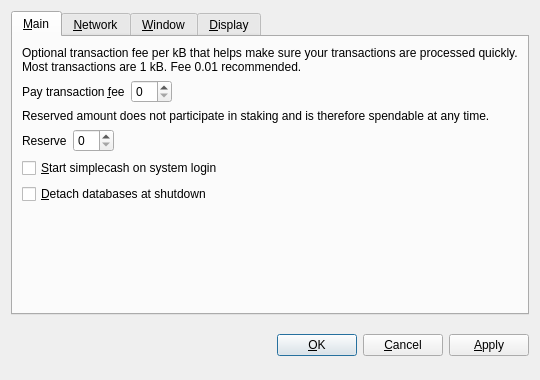
<?xml version="1.0" encoding="UTF-8"?>
<ui version="4.0">
 <class>OptionsDialog</class>
 <widget class="QDialog" name="OptionsDialog">
  <property name="geometry">
   <rect>
    <x>0</x>
    <y>0</y>
    <width>540</width>
    <height>380</height>
   </rect>
  </property>
  <property name="windowTitle">
   <string>Options</string>
  </property>
  <property name="modal">
   <bool>true</bool>
  </property>
  <layout class="QVBoxLayout" name="verticalLayout">
   <item>
    <widget class="QTabWidget" name="tabWidget">
     <property name="tabPosition">
      <enum>QTabWidget::North</enum>
     </property>
     <property name="currentIndex">
      <number>0</number>
     </property>
     <widget class="QWidget" name="tabMain">
      <attribute name="title">
       <string>&amp;Main</string>
      </attribute>
      <layout class="QVBoxLayout" name="verticalLayout_Main">
       <item>
        <widget class="QLabel" name="transactionFeeInfoLabel">
         <property name="text">
          <string>Optional transaction fee per kB that helps make sure your transactions are processed quickly. Most transactions are 1 kB. Fee 0.01 recommended.</string>
         </property>
         <property name="textFormat">
          <enum>Qt::PlainText</enum>
         </property>
         <property name="wordWrap">
          <bool>true</bool>
         </property>
        </widget>
       </item>
       <item>
        <layout class="QHBoxLayout" name="horizontalLayoutFee">
         <item>
          <widget class="QLabel" name="transactionFeeLabel">
           <property name="text">
            <string>Pay transaction &amp;fee</string>
           </property>
           <property name="textFormat">
            <enum>Qt::PlainText</enum>
           </property>
           <property name="buddy">
            <cstring>transactionFee</cstring>
           </property>
          </widget>
         </item>
         <item>
          <widget class="BitcoinAmountField" name="transactionFee"/>
         </item>
         <item>
          <spacer name="horizontalSpacerFee">
           <property name="orientation">
            <enum>Qt::Horizontal</enum>
           </property>
           <property name="sizeHint" stdset="0">
            <size>
             <width>40</width>
             <height>20</height>
            </size>
           </property>
          </spacer>
         </item>
        </layout>
       </item>
       <item>
        <widget class="QLabel" name="reserveBalanceInfoLabel">
         <property name="text">
          <string>Reserved amount does not participate in staking and is therefore spendable at any time.</string>
         </property>
         <property name="textFormat">
          <enum>Qt::PlainText</enum>
         </property>
         <property name="wordWrap">
          <bool>true</bool>
         </property>
        </widget>
       </item>
       <item>
        <layout class="QHBoxLayout" name="horizontalLayoutReserveBalance">
         <item>
          <widget class="QLabel" name="reserveBalanceLabel">
           <property name="text">
            <string>Reserve</string>
           </property>
           <property name="textFormat">
            <enum>Qt::PlainText</enum>
           </property>
           <property name="buddy">
            <cstring>reserveBalance</cstring>
           </property>
          </widget>
         </item>
         <item>
          <widget class="BitcoinAmountField" name="reserveBalance"/>
         </item>
         <item>
          <spacer name="horizontalSpacerReserveBalance">
           <property name="orientation">
            <enum>Qt::Horizontal</enum>
           </property>
           <property name="sizeHint" stdset="0">
            <size>
             <width>40</width>
             <height>20</height>
            </size>
           </property>
          </spacer>
         </item>
        </layout>
       </item>
       <item>
        <widget class="QCheckBox" name="bitcoinAtStartup">
         <property name="toolTip">
          <string>Automatically start simplecash after logging in to the system.</string>
         </property>
         <property name="text">
          <string>&amp;Start simplecash on system login</string>
         </property>
        </widget>
       </item>
       <item>
        <widget class="QCheckBox" name="detachDatabases">
         <property name="toolTip">
          <string>Detach block and address databases at shutdown. This means they can be moved to another data directory, but it slows down shutdown. The wallet is always detached.</string>
         </property>
         <property name="text">
          <string>&amp;Detach databases at shutdown</string>
         </property>
        </widget>
       </item>
       <item>
        <spacer name="verticalSpacer_Main">
         <property name="orientation">
          <enum>Qt::Vertical</enum>
         </property>
         <property name="sizeHint" stdset="0">
          <size>
           <width>20</width>
           <height>40</height>
          </size>
         </property>
        </spacer>
       </item>
      </layout>
     </widget>
     <widget class="QWidget" name="tabNetwork">
      <attribute name="title">
       <string>&amp;Network</string>
      </attribute>
      <layout class="QVBoxLayout" name="verticalLayout_Network">
       <item>
        <widget class="QCheckBox" name="mapPortUpnp">
         <property name="toolTip">
          <string>Automatically open the simplecash client port on the router. This only works when your router supports UPnP and it is enabled.</string>
         </property>
         <property name="text">
          <string>Map port using &amp;UPnP</string>
         </property>
        </widget>
       </item>
       <item>
        <widget class="QCheckBox" name="connectSocks">
         <property name="toolTip">
          <string>Connect to the simplecash network through a SOCKS proxy (e.g. when connecting through Tor).</string>
         </property>
         <property name="text">
          <string>&amp;Connect through SOCKS proxy:</string>
         </property>
        </widget>
       </item>
       <item>
        <layout class="QHBoxLayout" name="horizontalLayout_Network">
         <item>
          <widget class="QLabel" name="proxyIpLabel">
           <property name="text">
            <string>Proxy &amp;IP:</string>
           </property>
           <property name="textFormat">
            <enum>Qt::PlainText</enum>
           </property>
           <property name="buddy">
            <cstring>proxyIp</cstring>
           </property>
          </widget>
         </item>
         <item>
          <widget class="QValidatedLineEdit" name="proxyIp">
           <property name="maximumSize">
            <size>
             <width>140</width>
             <height>16777215</height>
            </size>
           </property>
           <property name="toolTip">
            <string>IP address of the proxy (e.g. 127.0.0.1)</string>
           </property>
          </widget>
         </item>
         <item>
          <widget class="QLabel" name="proxyPortLabel">
           <property name="text">
            <string>&amp;Port:</string>
           </property>
           <property name="textFormat">
            <enum>Qt::PlainText</enum>
           </property>
           <property name="buddy">
            <cstring>proxyPort</cstring>
           </property>
          </widget>
         </item>
         <item>
          <widget class="QLineEdit" name="proxyPort">
           <property name="maximumSize">
            <size>
             <width>55</width>
             <height>16777215</height>
            </size>
           </property>
           <property name="toolTip">
            <string>Port of the proxy (e.g. 9050)</string>
           </property>
          </widget>
         </item>
         <item>
          <widget class="QLabel" name="socksVersionLabel">
           <property name="text">
            <string>SOCKS &amp;Version:</string>
           </property>
           <property name="textFormat">
            <enum>Qt::PlainText</enum>
           </property>
           <property name="buddy">
            <cstring>socksVersion</cstring>
           </property>
          </widget>
         </item>
         <item>
          <widget class="QValueComboBox" name="socksVersion">
           <property name="toolTip">
            <string>SOCKS version of the proxy (e.g. 5)</string>
           </property>
          </widget>
         </item>
         <item>
          <spacer name="horizontalSpacer_Network">
           <property name="orientation">
            <enum>Qt::Horizontal</enum>
           </property>
           <property name="sizeHint" stdset="0">
            <size>
             <width>40</width>
             <height>20</height>
            </size>
           </property>
          </spacer>
         </item>
        </layout>
       </item>
       <item>
        <spacer name="verticalSpacer_Network">
         <property name="orientation">
          <enum>Qt::Vertical</enum>
         </property>
         <property name="sizeHint" stdset="0">
          <size>
           <width>20</width>
           <height>40</height>
          </size>
         </property>
        </spacer>
       </item>
      </layout>
     </widget>
     <widget class="QWidget" name="tabWindow">
      <attribute name="title">
       <string>&amp;Window</string>
      </attribute>
      <layout class="QVBoxLayout" name="verticalLayout_Window">
       <item>
        <widget class="QCheckBox" name="minimizeToTray">
         <property name="toolTip">
          <string>Show only a tray icon after minimizing the window.</string>
         </property>
         <property name="text">
          <string>&amp;Minimize to the tray instead of the taskbar</string>
         </property>
        </widget>
       </item>
       <item>
        <widget class="QCheckBox" name="minimizeOnClose">
         <property name="toolTip">
          <string>Minimize instead of exit the application when the window is closed. When this option is enabled, the application will be closed only after selecting Quit in the menu.</string>
         </property>
         <property name="text">
          <string>M&amp;inimize on close</string>
         </property>
        </widget>
       </item>
       <item>
        <spacer name="verticalSpacer_Window">
         <property name="orientation">
          <enum>Qt::Vertical</enum>
         </property>
         <property name="sizeHint" stdset="0">
          <size>
           <width>20</width>
           <height>40</height>
          </size>
         </property>
        </spacer>
       </item>
      </layout>
     </widget>
     <widget class="QWidget" name="tabDisplay">
      <attribute name="title">
       <string>&amp;Display</string>
      </attribute>
      <layout class="QVBoxLayout" name="verticalLayout_Display">
       <item>
        <layout class="QHBoxLayout" name="horizontalLayout_1_Display">
         <item>
          <widget class="QLabel" name="langLabel">
           <property name="text">
            <string>User Interface &amp;language:</string>
           </property>
           <property name="textFormat">
            <enum>Qt::PlainText</enum>
           </property>
           <property name="buddy">
            <cstring>lang</cstring>
           </property>
          </widget>
         </item>
         <item>
          <widget class="QValueComboBox" name="lang">
           <property name="toolTip">
            <string>The user interface language can be set here. This setting will take effect after restarting simplecash.</string>
           </property>
          </widget>
         </item>
        </layout>
       </item>
       <item>
        <layout class="QHBoxLayout" name="horizontalLayout_2_Display">
         <item>
          <widget class="QLabel" name="unitLabel">
           <property name="text">
            <string>&amp;Unit to show amounts in:</string>
           </property>
           <property name="textFormat">
            <enum>Qt::PlainText</enum>
           </property>
           <property name="buddy">
            <cstring>unit</cstring>
           </property>
          </widget>
         </item>
         <item>
          <widget class="QValueComboBox" name="unit">
           <property name="toolTip">
            <string>Choose the default subdivision unit to show in the interface and when sending coins.</string>
           </property>
          </widget>
         </item>
        </layout>
       </item>
       <item>
        <widget class="QCheckBox" name="displayAddresses">
         <property name="toolTip">
          <string>Whether to show simplecash addresses in the transaction list or not.</string>
         </property>
         <property name="text">
          <string>&amp;Display addresses in transaction list</string>
         </property>
        </widget>
       </item>
       <item>
        <widget class="QCheckBox" name="coinControlFeatures">
         <property name="toolTip">
          <string>Whether to show coin control features or not.</string>
         </property>
         <property name="text">
          <string>Display coin &amp;control features (experts only!)</string>
         </property>
        </widget>
       </item>
       <item>
        <spacer name="verticalSpacer_Display">
         <property name="orientation">
          <enum>Qt::Vertical</enum>
         </property>
         <property name="sizeHint" stdset="0">
          <size>
           <width>20</width>
           <height>40</height>
          </size>
         </property>
        </spacer>
       </item>
      </layout>
     </widget>
    </widget>
   </item>
   <item>
    <layout class="QHBoxLayout" name="horizontalLayout_Buttons">
     <item>
      <spacer name="horizontalSpacer_1">
       <property name="orientation">
        <enum>Qt::Horizontal</enum>
       </property>
       <property name="sizeHint" stdset="0">
        <size>
         <width>40</width>
         <height>48</height>
        </size>
       </property>
      </spacer>
     </item>
     <item>
      <widget class="QLabel" name="statusLabel">
       <property name="font">
        <font>
         <weight>75</weight>
         <bold>true</bold>
        </font>
       </property>
       <property name="text">
        <string/>
       </property>
       <property name="textFormat">
        <enum>Qt::PlainText</enum>
       </property>
       <property name="wordWrap">
        <bool>true</bool>
       </property>
      </widget>
     </item>
     <item>
      <spacer name="horizontalSpacer_2">
       <property name="orientation">
        <enum>Qt::Horizontal</enum>
       </property>
       <property name="sizeHint" stdset="0">
        <size>
         <width>40</width>
         <height>48</height>
        </size>
       </property>
      </spacer>
     </item>
     <item>
      <widget class="QPushButton" name="okButton">
       <property name="text">
        <string>&amp;OK</string>
       </property>
      </widget>
     </item>
     <item>
      <widget class="QPushButton" name="cancelButton">
       <property name="text">
        <string>&amp;Cancel</string>
       </property>
       <property name="autoDefault">
        <bool>false</bool>
       </property>
      </widget>
     </item>
     <item>
      <widget class="QPushButton" name="applyButton">
       <property name="text">
        <string>&amp;Apply</string>
       </property>
       <property name="autoDefault">
        <bool>false</bool>
       </property>
      </widget>
     </item>
    </layout>
   </item>
  </layout>
 </widget>
 <customwidgets>
  <customwidget>
   <class>BitcoinAmountField</class>
   <extends>QSpinBox</extends>
   <header>bitcoinamountfield.h</header>
   <container>1</container>
  </customwidget>
  <customwidget>
   <class>QValueComboBox</class>
   <extends>QComboBox</extends>
   <header>qvaluecombobox.h</header>
  </customwidget>
  <customwidget>
   <class>QValidatedLineEdit</class>
   <extends>QLineEdit</extends>
   <header>qvalidatedlineedit.h</header>
  </customwidget>
 </customwidgets>
 <resources/>
 <connections/>
</ui>
